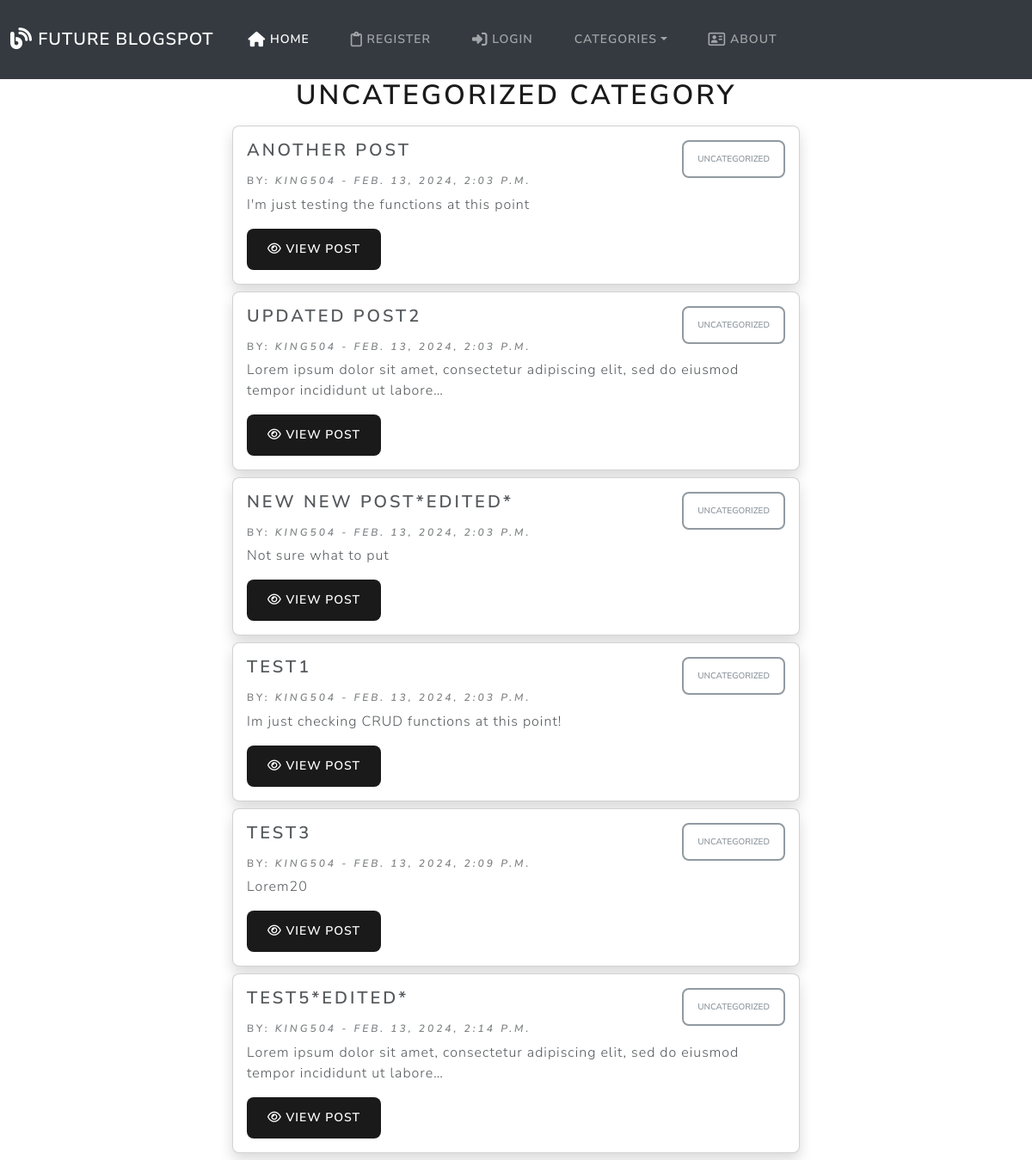
The page /category/uncategorized on the database as committed earlier.
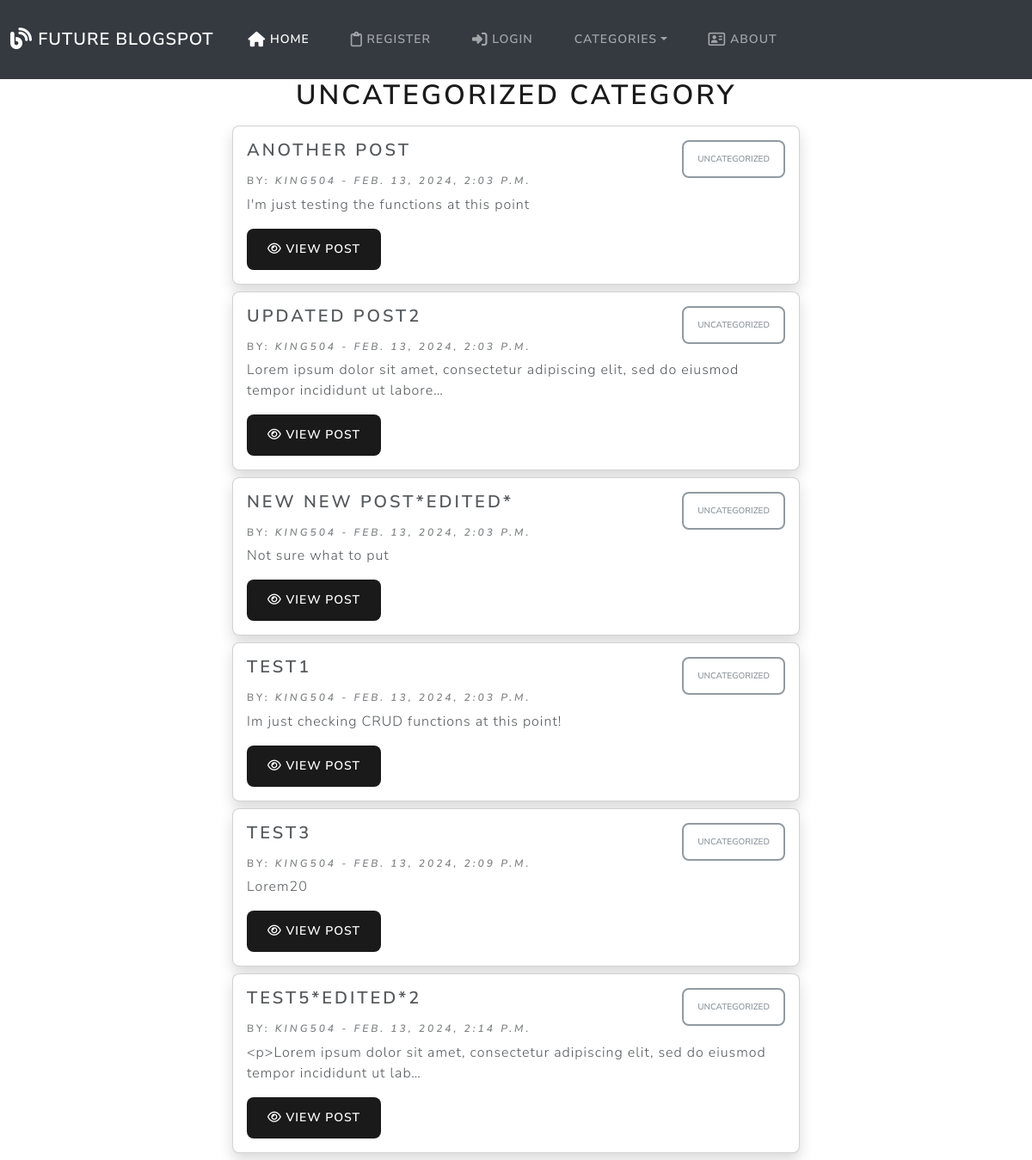
The same page on the database as committed later.
### theblog/models.py (models this page shows, shortened)
class Post(models.Model):
    title = models.CharField(max_length=100)
    title_tag = models.CharField(max_length=100, default='Title')
    author = models.ForeignKey(User, on_delete=models.CASCADE)
    body = RichTextField(blank=True, null=True)
    created_at = models.DateTimeField(default=timezone.now)
    likes = models.ManyToManyField(User, related_name='blog_posts')
    category = models.CharField(max_length=100, default='uncategorized')

### theblog/views.py (the view)
# urls.py: path('category/<str:cats>', CategoryView, name='category'),
def CategoryView(request, cats):
    category_posts = Post.objects.filter(category=cats.replace('-', ' '))
    return render(request, 'categories.html', {'category_posts': category_posts, 'cats': cats.replace('-', ' ').title()})

### theblog/templates/categories.html (shortened to what this page needs)
{% extends 'base.html' %}
{% block body %}
{% if category_posts %}
    <div class="container-fluid">
        <h1 class="text-center">{{cats}} Category</h1>
        <div class="row">
            <div class="col-md-7 mx-auto">
                {% for post in category_posts %}
                    <div class="card mt-2 mb-2 ms-2 me-2 rounded-3 shadow">
                        <div class="card-body">
                            <div class="justify-content-between d-flex">
                                <h4 class="card-title">{{post.title}}</h4>
                                <button type="button" class="btn rounded-3 btn-sm btn-outline-secondary">{{post.category}}</button>                        </div>
                            <h6 class="card-subtitle mb-2 text-muted">by: <cite title="Source Title">{{post.author}} - {{ post.created_at }}</cite></h6>
                            <p class="card-text">{{ post.body|truncatechars:100 }}</p>
                            <a href="{% url 'post' post.pk %}" class="btn btn-primary card-link rounded-3">
                                <i class="fa-regular fa-eye"></i>
                                View Post
                            </a>
                        </div>
                    </div>
                    {% endfor %}
            </div>
        </div>
    </div>
    {% else %}
    <div class="alert alert-dismissible alert-danger">
        <button type="button" class="btn-close" data-bs-dismiss="alert"></button>
        <strong>Oh snap!</strong> <a href="{% url 'home' %}" class="alert-link">This page is unavaiable....</a>
      </div>
    {% endif %}
{% endblock %}

Rows that differ between the two databases and show on the page:
changed Post: title "TEST5*EDITED*" → "TEST5*EDITED*2"; body "Lorem ipsum dolor sit amet, consectetur adipiscing elit, sed do eiusmod tempor incididunt ut labore…" → "<p>Lorem ipsum dolor sit amet, consectetur adipiscing elit, sed do eiusmod tempor incididunt ut lab…"
